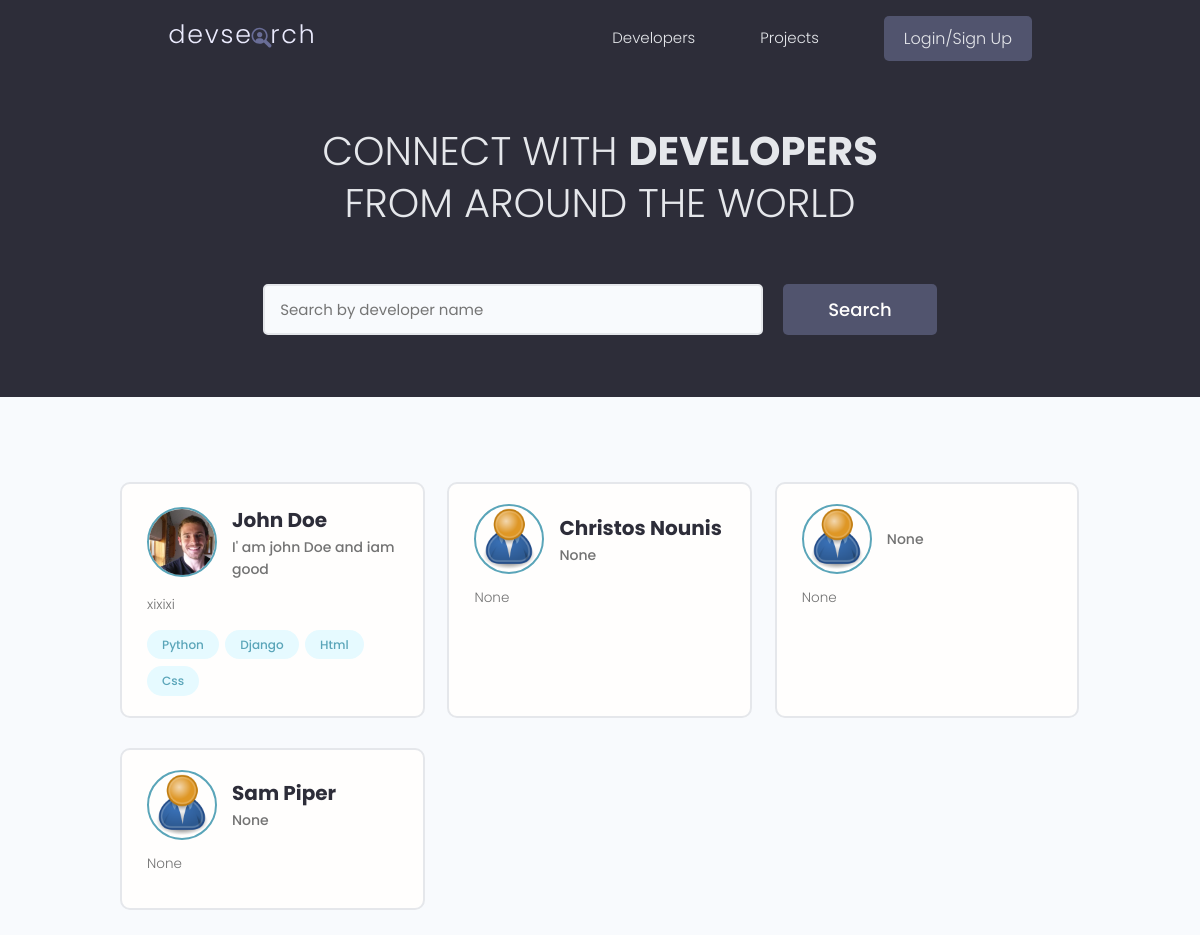
The page / on the database its author committed.
### users/models.py (models this page shows, shortened)
class Profile(models.Model):
    user = models.OneToOneField(User, on_delete=models.CASCADE, null=True, blank=True)
    name = models.CharField(max_length=200, blank=True, null=True)
    email = models.EmailField(max_length=500, blank=True, null=True)
    username = models.CharField(max_length=200, blank=True, null=True)
    location = models.CharField(max_length=200, blank=True, null=True)
    short_intro = models.CharField(max_length=200, blank=True, null=True)
    bio = models.TextField(blank=True, null=True)
    profile_image = models.ImageField(null=True, blank=True, upload_to='profiles/', default='profiles/user-default.png')
    social_github = models.CharField(max_length=200, blank=True, null=True)
    social_twiter = models.CharField(max_length=200, blank=True, null=True)
    social_linkedin = models.CharField(max_length=200, blank=True, null=True)
    social_youtube = models.CharField(max_length=200, blank=True, null=True)
    social_website = models.CharField(max_length=200, blank=True, null=True)
    created = models.DateTimeField(auto_now_add=True)
    id = models.UUIDField(default=uuid.uuid4, unique=True,
                          primary_key=True, editable=False)

class Skill(models.Model):
    owner = models.ForeignKey(Profile, on_delete=models.CASCADE, null=True, blank=True)
    name = models.CharField(max_length=200, blank=True, null=True)
    description = models.TextField(null=True, blank=True)
    created = models.DateTimeField(auto_now_add=True)
    id = models.UUIDField(default=uuid.uuid4, unique=True,
                          primary_key=True, editable=False)
    def __str__(self):
        return str(self.name)

### users/views.py (the view)
# urls.py: path('', views.profiles, name='profiles'),
def profiles(request):
    profiles, search_query = searchProfiles(request)
    custom_range, profiles = paginationProfiles(request, profiles, 6)
    context = {
        'profiles':profiles,
        'search_query' : search_query,
        'custom_range' : custom_range,
    }
    return render(request, 'users/profiles.html', context)

### users/utils.py (called while the page is built)
def paginationProfiles(request, profiles, results):
    page = request.GET.get('page')
    paginator = Paginator(profiles, results)
    try:
        profiles = paginator.page(page)
    except PageNotAnInteger:
        page = 1
        profiles = paginator.page(page)
    except EmptyPage:
        page = paginator.num_pages
        profiles = paginator.page(page)
    leftIndex = (int(page) - 4)
    if leftIndex < 1:
        leftIndex = 1
    rightIndex = (int(page) + 5)
    if rightIndex > paginator.num_pages:
        rightIndex = paginator.num_pages + 1
    custom_range = range(leftIndex, rightIndex)
    return custom_range, profiles

def searchProfiles(request):
    search_query = ''
    if request.GET.get('search_query'):
        search_query = request.GET.get('search_query')
    skills = Skill.objects.filter(name__icontains=search_query)
    profiles = Profile.objects.distinct().filter(Q(name__icontains=search_query) |
                                                 Q(short_intro__icontains=search_query) |
                                                 Q(skill__in=skills))
    return profiles, search_query

### users/templates/users/profiles.html (shortened to what this page needs)
{% extends 'main.html' %} {% block content %}
<main class="home">
  <section class="hero-section text-center">
    <div class="container container--narrow">
      <div class="hero-section__box">
        <h2>CONNECT WITH <span>DEVELOPERS</span></h2>
        <h2>FROM AROUND THE WORLD</h2>
      </div>
      <div class="hero-section__search">
        <form id="searchForm" class="form" action="{% url 'profiles' %}" method="get">
          <div class="form__field">
            <input
              class="input input--text"
              id="formInput#search"
              type="text"
              name="search_query"
              value="{{search_query}}"
              placeholder="Search by developer name"
            />
          </div>
          <input class="btn btn--sub btn--lg" type="submit" value="Search" />
        </form>
      </div>
    </div>
  </section>
  <section class="devlist">
    <div class="container">
      <div class="grid grid--three">
        {% for profile in profiles %}
        <div class="column card">
          <div class="dev">
            <a href="{% url 'user-profile' profile.id %}" class="card__body">
              <div class="dev__profile">
                <img
                  class="avatar avatar--md"
                  src="{{ profile.profile_image.url }}"
                  alt="image"
                />
                <div class="dev__meta">
                  <h3>{{ profile.name }}</h3>
                  <h5>{{ profile.short_intro|slice:"60" }}</h5>
                </div>
              </div>
              <p class="dev__info">{{profile.bio|slice:"150"}}</p>
              <div class="dev__skills">
                {% for skill in profile.skill_set.all|slice:"5" %}
                <span class="tag tag--pill tag--main">
                  <small>{{skill}}</small>
                </span>
                {% endfor %}
              </div>
            </a>
          </div>
        </div>
        {% endfor %}
      </div>
    </div>
  </section>
</main>
{% endblock content %}

### static/styles/app.css (style rules this page uses)
:root { --color-sub: #2d2d39; }
.btn--sub { background-color: var(--color-sub-light); }
.card { border: 2px solid var(--color-light); }
img { width: 100%; }
.hero-section { height: 40vh; display: flex; align-items: center; background-color: var(--color-sub); }
.hero-section__box { margin-bottom: 4rem; }
.hero-section__box > h2, .hero-section__box > h2 > span { font-size: 4rem; color: var(--color-light); line-height: 1.3; text-transform: uppercase; }
.hero-section__box > h2 { font-weight: 300; }
.hero-section__box > h2 > span { font-weight: 700; }
.hero-section__search > .form { display: flex; align-items: center; justify-content: center; gap: 2rem; }
.hero-section__search > .form input.input--text { width: 50rem; }
.devlist { margin-top: 8rem; }
.devlist .grid { align-items: stretch; }
.devlist .dev .dev__profile { display: flex; align-items: center; gap: 1.5rem; }
.devlist .dev .dev__meta h3 { color: var(--color-sub); font-size: 2rem; font-weight: 700; }
.devlist .dev .dev__meta h5 { color: var(--color-text); font-size: 1.4rem; font-weight: 500; }
.devlist .dev .dev__info { margin: 1.5rem 0; font-size: 1.35rem; line-height: 1.4; text-align: justify; }

### static/uikit/styles/modules/_variables.css (style rules this page uses)
:root { --color-main: #5aa5b9; --color-main-light: #e6faff; --color-sub: #3f4156; --color-sub-light: #51546e; --color-sub-lighter: #ededfd; --color-text: #737373; --color-gray: #8b8b8b; --color-light: #e5e7eb; --color-light-gray: #767676; --color-bg: #f8fafd; --color-white: #fffefd; --color-white-light: #f3f3f3; --color-success: #359e64; --color-success-bg: #def8e8; --color-error: #fc4b0b; --color-error-bg: #fff2ee; --font-base: 'Poppins', arial, helvetica, 'Segoe UI', roboto, ubuntu, sans-serif; --font-monospace: 'Fira Code', 'Courier New', courier, monospace; --font-regular: 300; --font-medium: 500; --font-bold: 700; --generic-shadow: 1px 1px 5px #00000010; --generic-transition: all 0.3s ease-in-out; }

### static/uikit/styles/modules/_base.css (style rules this page uses)
* { margin: 0; padding: 0; box-sizing: border-box; text-rendering: optimizeLegibility; color: inherit; font-size: inherit; }
html { font-size: 50%; }
@media only screen and (min-width: 480px) { html { font-size: 56.25%; } }
@media only screen and (min-width: 1200px) { html { font-size: 62.5%; } }
body { line-height: 1.6; font-weight: 400; font-size: 1.5rem; color: var(--color-text); background-color: var(--color-bg); min-height: 100vh; }

### static/uikit/styles/modules/_typography.css (style rules this page uses)
* { font-family: var(--font-base); }
h2 { font-size: 3.6rem; font-weight: var(--font-bold); }
h3 { font-size: 3.2rem; font-weight: var(--font-medium); }
h5 { font-size: 2.4rem; font-weight: var(--font-medium); }
h5, h6 { font-weight: var(--font-regular); }
p, span, strong { font-size: 1.6rem; color: var(--color-text); font-weight: var(--font-regular); }
a { padding-bottom: 2px; text-decoration: none; display: inline-block; color: var(--color-main); font-weight: var(--font-medium); }

### static/uikit/styles/modules/_utilities.css (style rules this page uses)
.container { width: 92%; max-width: 165rem; margin: 0 auto; box-sizing: border-box; }
.container--narrow { width: 92%; max-width: 120rem; }
@media screen and (min-width: 1000px) { .container { width: 90%; } }
@media screen and (min-width: 1000px) { .container--narrow { width: 85%; } }
@media screen and (min-width: 1200px) { .container { width: 80%; } }
@media screen and (min-width: 1200px) { .container--narrow { width: 72%; } }
.text-center { text-align: center; }

### static/uikit/styles/modules/_avatar.css (style rules this page uses)
.avatar { border-radius: 50%; border: 2px solid var(--color-main); object-fit: cover; }
.avatar--md { height: 7rem; width: 7rem; }

### static/uikit/styles/modules/_button.css (style rules this page uses)
.btn { display: inline-block; position: relative; cursor: pointer; background-color: var(--color-light); font-weight: var(--font-medium); color: var(--color-sub); text-decoration: none; padding: 1rem 2rem; border-radius: 0.5rem; border: none; width: -webkit-fit-content; width: -moz-fit-content; width: fit-content; height: -webkit-fit-content; height: -moz-fit-content; height: fit-content; font-size: 1.6rem; outline-width: 0; outline-color: transparent; -webkit-backface-visibility: hidden; backface-visibility: hidden; transition: all 0.3s ease-in-out; }
.btn--sub { background-color: var(--color-sub); color: var(--color-white); }
.btn--lg { font-size: 1.8rem; padding: 1.2rem 4.5rem; }

### static/uikit/styles/modules/_card.css (style rules this page uses)
.card { border-radius: 1rem; background-color: var(--color-white); border: 1.5px solid var(--color-light); width: auto; height: auto; margin-top: 0.5rem; margin-bottom: 0.5rem; overflow: hidden; }
.card__body, .card__header { padding: 2rem 2.5rem; }

### rows shown on the page
Profile: profile_image (picture), name "John Doe", short_intro "I' am john Doe and iam good", bio "xixixi"
Skill: name "Python"
Skill: name "Django"
Skill: name "Html"
Skill: name "Css"
Profile: profile_image (placeholder picture), name "Christos Nounis", short_intro "None", bio "None"
Profile: profile_image (placeholder picture), short_intro "None", bio "None"
Profile: profile_image (placeholder picture), name "Sam Piper", short_intro "None", bio "None"
